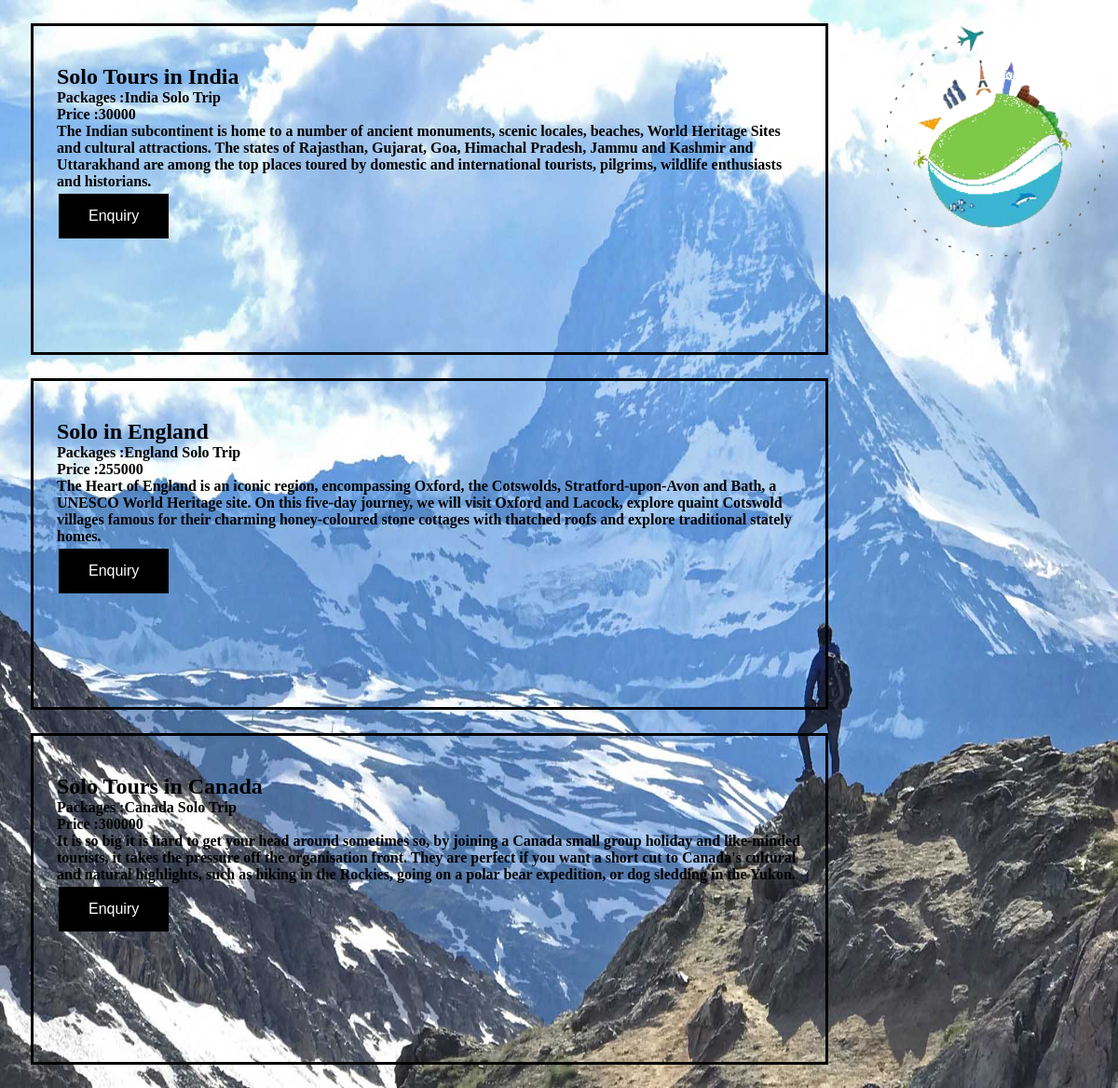
The app's page /accounts/solotrip/ with its own data.
### accounts/models.py (models this page shows)
class Packagess(models.Model):
	category = models.ForeignKey(Category,on_delete=models.CASCADE)
	real_category=models.CharField(max_length=50)
	subcategory = models.CharField(max_length=200)
	packages = models.CharField(max_length=200)
	price = models.PositiveIntegerField()
	information = models.TextField()

### accounts/views.py (the view)
# urls.py: path('solotrip/',views.solotrip , name = "solotrip"),
def solotrip(request):
	categorys= Packagess.objects.filter(real_category='Solo Trip')
	return render(request,'solotrip.html',{'categorys': categorys})

### templates/solotrip.html (shortened to what this page needs)
{% extends 'cat_template.html' %}
{% block content %}
	{% for post in categorys %}
	<div>
		<p ><font color="	#884EA0  	" size="+2"><b>{{ post.subcategory }}<b><br></font>
			<font color="#884EA0  ">Packages :</font>{{ post.packages }} </br>
			<font color="#008080">Price :</font>{{ post.price }}</br>
			<font color="#884EA0  "></font>{{ post.information }}</br>
				<a href = "{% url 'app_new' %}" ><button class="button"  >Enquiry</button></a>
	</div>
	{% endfor %}
{% endblock %}

### accounts/static/cat.css (style rules this page uses)
div { width: 800px; border: 3px solid blue; border-color: black; padding: 25px; margin: 25px; height: 300px; }
font { color: black; }
.button { background-color: black; border: none; color: white; padding: 15px 32px; text-align: center; text-decoration: none; display: inline-block; font-size: 16px; margin: 4px 2px; cursor: pointer; background-color: black; }

### records on screen
Packagess: subcategory "Solo Tours in India", packages "India Solo Trip", price "30000", information "The Indian subcontinent is home to a number of ancient monuments, scenic locales, beaches, World Heritage Sites and cultural attractions. The states of Rajasthan, Gujarat, Goa, Himachal Pradesh, Jammu and Kashmir and Uttarakhand are among the top places toured by domestic and international tourists, pilgrims, wildlife enthusiasts and historians."
Packagess: subcategory "Solo in England", packages "England Solo Trip", price "255000", information "The Heart of England is an iconic region, encompassing Oxford, the Cotswolds, Stratford-upon-Avon and Bath, a UNESCO World Heritage site. On this five-day journey, we will visit Oxford and Lacock, explore quaint Cotswold villages famous for their charming honey-coloured stone cottages with thatched roofs and explore traditional stately homes."
Packagess: subcategory "Solo Tours in Canada", packages "Canada Solo Trip", price "300000", information "It is so big it is hard to get your head around sometimes so, by joining a Canada small group holiday and like-minded tourists, it takes the pressure off the organisation front. They are perfect if you want a short cut to Canada's cultural and natural highlights, such as hiking in the Rockies, going on a polar bear expedition, or dog sledding in the Yukon."
